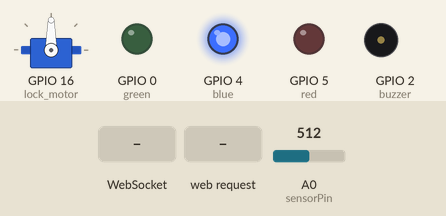
A sketch run on a simulated ESP8266 (NodeMCU). Parts: servo, output pins drawn as LEDs (lit = HIGH), buzzer (waves = sounding, pin HIGH). Dashed ring = blinking. The test bench sets the inputs (shaded band); at power-on: A0 (sensorPin) = 512. WiFi joins after 1.5 s; servers stay silent unless stated; what the sketch prints to the serial monitor is not drawn.

Above: at 3.2 s.
3.3 s: WebSocket text "1" received
At 3.41 s:
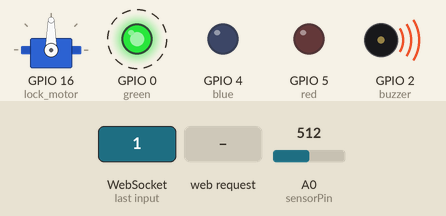
5.3 s: WebSocket text "0" received
At 6.9 s:
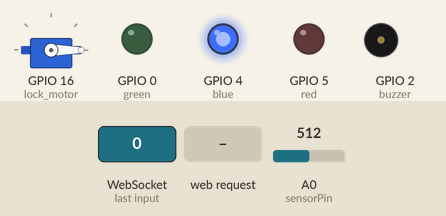
7.8 s: HTTP request GET / received
At 8.4 s:
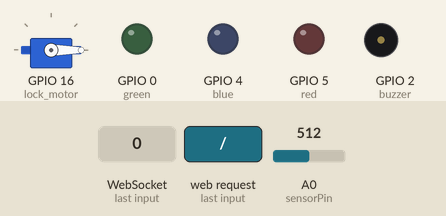
9.3 s: A0 (sensorPin) set to 146
10.8 s: A0 (sensorPin) set to 121
Timing chart, 0 to 13.3 s (numbered marks = the images above; inputs shaded):
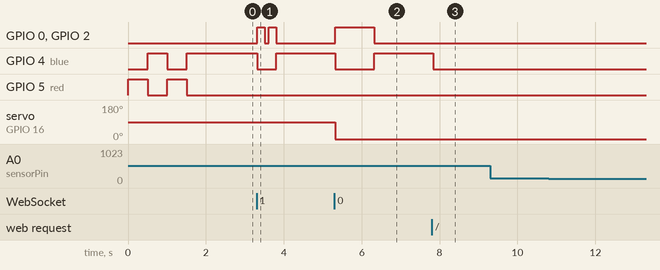

The sketch:

Project_Code.ino
```cpp
/*
in the digital pin line, 3v3 seems to be faulty
in the opposite line, the last ground towards micro USB port seems to be faulty
Servo Motor   D0              16
Red           D1              5
Blue          D2              4
Green         D3              0
Buzzer        D4              2
Hall Sensor   A0              A0

For Lock
  recieve 0
  rotate servo 0
  turn off blue led
  turn on green led and buzzer for 1 second
  turn on blue led, turn off green led
For Unlock
  recieve 1
  rotate servo 90
  turn off blue led
  turn on green led and buzzer for 0.3 seconds, twice with a 0.5 second interval
  turn on blue led, turn off green led

For Intrusion Detection
  if magnet value less than 100
  publish 2
  (either the door was locked or unlocked in the last 10 minutes), then ok
  recieve nothing
  else receive 3
  ring buzzer and blink red led for 10 seconds
Pin	    Code	        Arduino alias
A0	    A0	          A0
D0	    GPIO 16	      16
D1	    GPIO 5	      5
D2	    GPIO 4	      4
D3	    GPIO 0	      0
D4	    GPIO 2	      2
D5	    GPIO 14	      14
D6	    GPIO 12	      12
D7	    GPIO 13	      13
D8	    GPIO 15	      15
SD2	    GPIO 9	      9
SD3	    GPIO 10	      10
RX	    GPIO 3	      3
TX	    GPIO 1	      1


Current problems:
- Buzzer does  not low after receving 3, intrusion detection
- ESP may glitch out randomly
- Magnetic Sensor data may not be read and/or sent properly. tip check websocket function evt to possibly send from code. [fixed]
- Possible Power Issue
- Servo Motor Wires
- Heat Shrink


*/

#include <ESP8266WiFi.h>
#include <WiFiClient.h>
#include <ESP8266WebServer.h>
#include <WebSocketsServer.h>
#include <Servo.h>
#include <Hash.h>

const char* ssid = "piano";
const char* password = "speakers";

Servo lock_motor;
int sensorPin = A0;
int val;
int flag = 0;
#define red 5
#define blue 4
#define green 0
#define buzzer 2

String WebPage = "<!DOCTYPE html><html><style>input[type=\"text\"]{width: 90%; height: 3vh;}input[type=\"button\"]{width: 9%; height: 3.6vh;}.rxd{height: 90vh;}textarea{width: 99%; height: 100%; resize: none;}</style><script>var Socket;function start(){Socket=new WebSocket('ws://' + window.location.hostname + ':81/'); Socket.onmessage=function(evt){document.getElementById(\"rxConsole\").value +=evt.data;}}function enterpressed(){Socket.send(document.getElementById(\"txbuff\").value); document.getElementById(\"txbuff\").value=\"\";}</script><body onload=\"javascript:start();\"> <div><input class=\"txd\" type=\"text\" id=\"txbuff\" onkeydown=\"if(event.keyCode==13) enterpressed();\"><input class=\"txd\" type=\"button\" onclick=\"enterpressed();\" value=\"Send\" > </div><br><div class=\"rxd\"> <textarea id=\"rxConsole\" readonly></textarea> </div></body></html>";

WebSocketsServer webSocket = WebSocketsServer(81);
ESP8266WebServer server(80);

void setup() {
  Serial.begin(115200);
  WiFi.begin(ssid, password);
  pinMode(LED_BUILTIN, OUTPUT);
  Serial.println("");
  pinMode(red, OUTPUT);
  pinMode(green, OUTPUT);
  pinMode(blue, OUTPUT);
  pinMode(buzzer, OUTPUT);
  pinMode(A0, INPUT);
  digitalWrite(red, LOW);
  digitalWrite(green, LOW);
  digitalWrite(blue, HIGH);
  digitalWrite(buzzer, LOW);
  lock_motor.attach(16);  //D0
  while (WiFi.status() != WL_CONNECTED) {
    Serial.print(".");
    digitalWrite(red, HIGH);
    digitalWrite(blue, LOW);
    delay(500);
    Serial.print(".");
    digitalWrite(blue, HIGH);
    digitalWrite(red, LOW);
    delay(500);
  }

  Serial.println("");
  Serial.print("Connected to ");
  Serial.println(ssid);
  Serial.print("IP address: ");
  Serial.println(WiFi.localIP());
  server.on("/", []() {
    server.send(200, "text/html", WebPage);
    digitalWrite(red, LOW);
    digitalWrite(blue, LOW);
  });
  server.begin();
  webSocket.begin();
  webSocket.onEvent(webSocketEvent);
}

void loop() {
  webSocket.loop();
  server.handleClient();
  if (Serial.available() > 0) {
    char c[] = { (char)Serial.read() };
    webSocket.broadcastTXT(c, sizeof(c));
  }
  if (int(analogRead(sensorPin)) < 135 && int(analogRead(sensorPin)) > 115) {  //door open
      Serial.println("door has been opened. is this value of flag 0?");
    if (flag == 0) {
      Serial.println("as Value of flag is 0 sending 2");
      Serial.print("Value of magnet: ");
      Serial.println(int(analogRead(sensorPin)));  //door opened
      char valueToSend[] = { "2" };
      webSocket.broadcastTXT(valueToSend, sizeof(valueToSend));
      flag = 1;
      Serial.println("value of flag is now set to 1. blocked for intrusion detection until further notice.");
    }
  }
    else{
      Serial.print("-");
      Serial.print(int(analogRead(sensorPin)));
      Serial.print(" ");
    }
  delay(100);
}

void webSocketEvent(uint8_t num, WStype_t type, uint8_t* payload, size_t length) {
  if (type == WStype_TEXT) {
    Serial.print("Received: ");
    Serial.println((char*)payload);
    if (strcmp((char*)payload, "0") == 0) {  //lock
      digitalWrite(LED_BUILTIN, HIGH);
      lock_motor.write(0);
      digitalWrite(blue, LOW);
      digitalWrite(green, HIGH);
      digitalWrite(buzzer, HIGH);
      delay(1000);
      digitalWrite(blue, HIGH);
      digitalWrite(green, LOW);
      digitalWrite(buzzer, LOW);
      flag = 0;
      Serial.println("value of flag is now set to 0 anyways because user pressed lock. ready for intrusion detection");
    } else if (strcmp((char*)payload, "1") == 0) {  //unlock
      digitalWrite(LED_BUILTIN, LOW);
      lock_motor.write(90);
      digitalWrite(blue, LOW);
      digitalWrite(green, HIGH);
      digitalWrite(buzzer, HIGH);
      delay(200);
      digitalWrite(green, LOW);
      digitalWrite(buzzer, LOW);
      delay(100);
      digitalWrite(green, HIGH);
      digitalWrite(buzzer, HIGH);
      delay(200);
      digitalWrite(blue, HIGH);
      digitalWrite(green, LOW);
      digitalWrite(buzzer, LOW);
      flag = 0;
      Serial.println("value of flag is now set to 0 anyways because user pressed unlocked. ready for intrusion detection ");
    } else if (strcmp((char*)payload, "3") == 0) {  // intrusion detected
      Serial.println("Intrusion is detected. Performing rituals");
      lock_motor.write(0);
      digitalWrite(blue, LOW);
      for (int i = 0; i <= 2; i++) {
        digitalWrite(LED_BUILTIN, LOW);
        digitalWrite(red, HIGH);
        digitalWrite(buzzer, LOW);
        delay(1000);
        digitalWrite(red, LOW);
        digitalWrite(buzzer, HIGH);
        digitalWrite(LED_BUILTIN, HIGH);
        delay(1000);
      }
      digitalWrite(blue, HIGH);
      digitalWrite(buzzer, LOW);
      flag = 0;
      Serial.println("value of flag is now set to 0. ready for intrusion detection ");
    } else if (strcmp((char*)payload, "4") == 0) {  // the door has been opened, but legitemately recently, so keeping ready for further intrusion
      flag = 0;
      Serial.println("it seems the door has been opened legitemately recently. this is not an intrusion. value of flag is set to 0, ready for intrusion detection.");
    }
  }
}
```

Measured:
- after the input at 3.3 s, GPIO 0 (green), GPIO 2 (buzzer): alternates HIGH for 0.20 s and LOW for 0.10 s, 4 changes in all, then stays LOW, starting at once; GPIO 4 (blue): HIGH → LOW at once, → HIGH 0.50 s later
- after the input at 5.3 s, GPIO 0 (green), GPIO 2 (buzzer): LOW → HIGH at once, → LOW 1.0 s later; GPIO 4 (blue): HIGH → LOW at once, → HIGH 1.0 s later; servo on GPIO 16 (lock_motor): 90° → 0° at once
- after the input at 7.8 s, GPIO 4 (blue): HIGH → LOW at once
- after the input at 9.3 s, every drawn part: stays the same
- after the input at 10.8 s, every drawn part: stays the same
